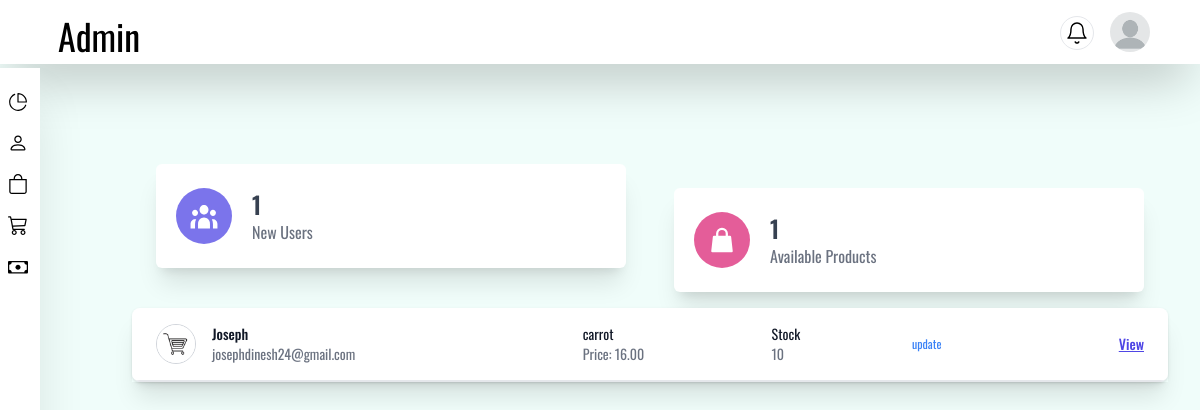
Page /admin (signed in) on the committed database.
### admin/models.py (models this page shows, shortened)
class Product(db.Model):
    __tablename__ = "products"
    product_id = db.Column(UUID(as_uuid=True), primary_key=True, default=uuid.uuid4)
    seller_id = db.Column(UUID(as_uuid=True), db.ForeignKey('seller_info.seller_id'))
    product_name = db.Column(db.String(255), nullable=False)
    product_description = db.Column(db.Text)
    product_price = db.Column(db.Numeric(10, 2), nullable=False)
    category_id = db.Column(UUID(as_uuid=True), db.ForeignKey('categories.category_id'))
    product_quantity = db.Column(db.Integer, default=0)
    product_images = db.Column(db.Text)
    created_date = db.Column(db.DateTime, default=db.func.current_timestamp())
    updated_date = db.Column(db.DateTime, default=db.func.current_timestamp(), onupdate=db.func.current_timestamp())
    deleted_date = db.Column(db.DateTime, nullable=True)
    approved_status = db.Column(db.String(50),nullable=False,default='pending')
    seller = db.relationship('Seller',backref=db.backref('product',lazy=True,cascade='all, delete-orphan'))
    category = db.relationship('Category', backref=db.backref('products', lazy=True,cascade='all, delete-orphan'))
    admin_id = db.Column(UUID(as_uuid=True),db.ForeignKey('admin_info.admin_id'))

class Seller(db.Model,UserMixin):
    __tablename__ = "seller_info"
    seller_id = db.Column(UUID(as_uuid=True),primary_key=True,default=uuid.uuid4)
    seller_name = db.Column(db.String(100),nullable=False)
    email_id = db.Column(db.String(250),nullable=False,unique=True)
    email_verification = db.Column(db.Boolean,default=False)
    mobile_number = db.Column(db.String(100),nullable=False,unique=True)
    password = db.Column(db.String(200),nullable=False)
    company_name = db.Column(db.String(200),nullable=False)
    street = db.Column(db.Text,nullable=False)
    city = db.Column(db.String(100),nullable=False)
    state = db.Column(db.String(100),nullable=False)
    postal_code = db.Column(db.String(20),nullable=False)
    country = db.Column(db.String(100),nullable=False)
    document_copy = db.Column(db.Text,nullable=False)  # Photo Document
    company_description = db.Column(db.Text)
    created_date = db.Column(db.DateTime, default=db.func.current_timestamp())
    updated_date = db.Column(db.DateTime, default=db.func.current_timestamp(), onupdate=db.func.current_timestamp())
    approved_status = db.Column(db.String(50),nullable=False,default='pending')   # Approved or Reject
    admin_id = db.Column(UUID(as_uuid=True),db.ForeignKey('admin_info.admin_id'))
    deleted_date = db.Column(db.DateTime, nullable=True)

### admin/admins/routes.py (the view)
@admin.route('/admin')
@login_required
def adminsite():
    if isinstance(current_user,Seller):
        return redirect(url_for('sellers.seller_home'))
    else:
        sellerrequest = Seller.query.filter_by(approved_status='pending').all()
        productrequest = Product.query.filter( or_(Product.approved_status=='pending',Product.approved_status=='update')).all()
        seller = Seller
        product = Product
        print(productrequest)
        return render_template("admin/adminsite.html",requests=sellerrequest,prequests=productrequest,seller=seller,product=product)

### admin/models.py (called while the page is built)
@login_manager.user_loader
def load_user(id):
    user_id = uuid.UUID(id)
    admin = Admin.query.get(user_id)
    if admin:
        return admin
    seller =  Seller.query.get(user_id)
    if seller:
        return seller
    return User.query.get(user_id)

### admin/templates/admin/adminsite.html (shortened to what this page needs)
{% extends 'admin/adminbase.html' %}
{% block seller %} {{seller.query.count()}} {% endblock %}
{% block product %} {{product.query.count()}} {% endblock %}
{% block body %}
<div class="flex flex-col mt-8 shadow-xl">
    <div class="py-2 -my-2 overflow-x-auto sm:-mx-6 sm:px-6 lg:-mx-8 lg:px-8">
        <div
            class="inline-block min-w-full overflow-hidden align-middle border-b border-gray-200 shadow sm:rounded-lg">
            <table class="min-w-full">
                <tbody class="bg-white">
                    {% for request in prequests %}
                    <tr>
                        <td class="px-6 py-4 whitespace-no-wrap border-b border-gray-200">
                            <div class="flex items-center">
                                <div class="flex-shrink-0 w-10 h-10">
                                    <img class="w-10 h-10 border border-gray-300 rounded-full"
                                        src="./static/product.jpg?ixlib=rb-1.2.1&amp;ixid=eyJhcHBfaWQiOjEyMDd9&amp;auto=format&amp;fit=facearea&amp;facepad=2&amp;w=256&amp;h=256&amp;q=80"
                                        alt="">
                                </div>
                                <div class="ml-4">
                                    <div class="text-sm font-medium leading-5 text-gray-900">{{request.seller.seller_name}}
                                    </div>
                                    <div class="text-sm leading-5 text-gray-500">{{request.seller.email_id}}</div>
                                </div>
                            </div>
                        </td>
                        <td class="px-6 py-4 whitespace-no-wrap border-b border-gray-200">
                            <div class="text-sm leading-5 text-gray-900">{{request.product_name}}</div>
                            <div class="text-sm leading-5 text-gray-500">Price: {{request.product_price}}</div>
                        </td>
                        <td
                            class="px-6 py-4 text-sm leading-5 text-gray-500 whitespace-no-wrap border-b border-gray-200">
                            <div class="text-gray-900">Stock</div>
                            {{request.product_quantity}}</td>
                        <td class="px-6 py-4 whitespace-no-wrap border-b border-gray-200">
                            <span
                                class="inline-flex py-1 px-2 text-xs leading-5 {{ 'text-yellow-500' if request.approved_status=='pending' else 'text-blue-500'}} rounded-full">{{request.approved_status}}</span>
                        </td>
                        <td
                            class="px-6 py-4 text-sm font-medium leading-5 text-right whitespace-no-wrap border-b border-gray-200">
                            <a href="{{url_for('admins.requestform',request_id=request.product_id)}}" class="underline text-indigo-600 hover:text-indigo-900">View</a>
                        </td>
                    </tr>
                    {% endfor %}
                </tbody>
            </table>
        </div>
    </div>
</div>
{% endblock %}

### admin/templates/admin/adminbase.html (style rules this page uses)
.oswald { font-family: "Oswald", sans-serif; font-optical-sizing: auto; font-weight: 400; font-style: normal; }

### rows in the picture
Product: seller.seller_name "Joseph", seller.email_id "josephdinesh24@gmail.com", product_name "carrot", product_price "16.00", product_quantity "10", approved_status "update"

### other values in the picture
{{ seller.query.count() }} "1"
{{ product.query.count() }} "1"
